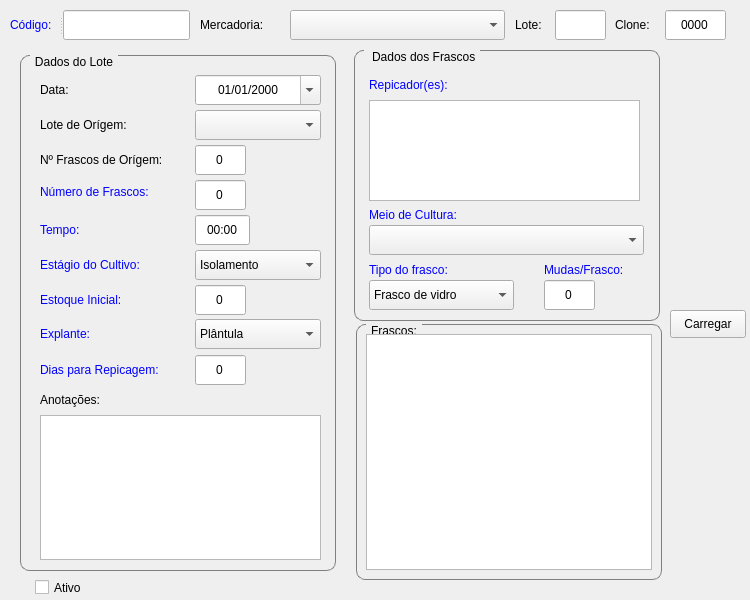
<?xml version="1.0" encoding="UTF-8"?>
<ui version="4.0">
 <class>frmLotes</class>
 <widget class="QWidget" name="frmLotes">
  <property name="geometry">
   <rect>
    <x>0</x>
    <y>0</y>
    <width>750</width>
    <height>600</height>
   </rect>
  </property>
  <property name="sizePolicy">
   <sizepolicy hsizetype="Expanding" vsizetype="Expanding">
    <horstretch>0</horstretch>
    <verstretch>0</verstretch>
   </sizepolicy>
  </property>
  <property name="minimumSize">
   <size>
    <width>750</width>
    <height>600</height>
   </size>
  </property>
  <property name="windowTitle">
   <string>Cadastro de Lotes</string>
  </property>
  <widget class="QSplitter" name="splitter_2">
   <property name="geometry">
    <rect>
     <x>200</x>
     <y>10</y>
     <width>91</width>
     <height>30</height>
    </rect>
   </property>
   <property name="orientation">
    <enum>Qt::Horizontal</enum>
   </property>
   <widget class="QLabel" name="label_2">
    <property name="text">
     <string>Mercadoria:</string>
    </property>
   </widget>
  </widget>
  <widget class="QComboBox" name="cmbMercadoria">
   <property name="geometry">
    <rect>
     <x>290</x>
     <y>10</y>
     <width>215</width>
     <height>30</height>
    </rect>
   </property>
   <property name="currentText">
    <string/>
   </property>
  </widget>
  <widget class="QLineEdit" name="txtLote">
   <property name="geometry">
    <rect>
     <x>555</x>
     <y>10</y>
     <width>51</width>
     <height>30</height>
    </rect>
   </property>
   <property name="focusPolicy">
    <enum>Qt::TabFocus</enum>
   </property>
   <property name="text">
    <string/>
   </property>
   <property name="maxLength">
    <number>3</number>
   </property>
   <property name="alignment">
    <set>Qt::AlignCenter</set>
   </property>
   <property name="placeholderText">
    <string notr="true"/>
   </property>
   <property name="clearButtonEnabled">
    <bool>false</bool>
   </property>
  </widget>
  <widget class="QLabel" name="label_3">
   <property name="geometry">
    <rect>
     <x>515</x>
     <y>10</y>
     <width>41</width>
     <height>30</height>
    </rect>
   </property>
   <property name="text">
    <string>Lote:</string>
   </property>
  </widget>
  <widget class="QLabel" name="label_4">
   <property name="geometry">
    <rect>
     <x>615</x>
     <y>10</y>
     <width>51</width>
     <height>30</height>
    </rect>
   </property>
   <property name="text">
    <string>Clone:</string>
   </property>
  </widget>
  <widget class="QLineEdit" name="txtClone">
   <property name="geometry">
    <rect>
     <x>665</x>
     <y>10</y>
     <width>61</width>
     <height>30</height>
    </rect>
   </property>
   <property name="text">
    <string>0000</string>
   </property>
   <property name="maxLength">
    <number>4</number>
   </property>
   <property name="alignment">
    <set>Qt::AlignCenter</set>
   </property>
  </widget>
  <widget class="QGroupBox" name="grpFrascos">
   <property name="geometry">
    <rect>
     <x>356</x>
     <y>324</y>
     <width>306</width>
     <height>256</height>
    </rect>
   </property>
   <property name="autoFillBackground">
    <bool>false</bool>
   </property>
   <property name="styleSheet">
    <string notr="true">QGroupBox {
    border: 1px solid gray;
    border-radius: 9px;
    margin-top: 0.5em;
}

QGroupBox::title {
    subcontrol-origin: margin;
    left: 10px;
    padding: 0 3px 0 3px;
}</string>
   </property>
   <property name="title">
    <string>Frascos:</string>
   </property>
   <property name="alignment">
    <set>Qt::AlignLeading|Qt::AlignLeft|Qt::AlignVCenter</set>
   </property>
   <property name="flat">
    <bool>true</bool>
   </property>
   <layout class="QHBoxLayout" name="horizontalLayout">
    <item>
     <widget class="QTableView" name="lstFrascos">
      <property name="frameShape">
       <enum>QFrame::StyledPanel</enum>
      </property>
      <property name="frameShadow">
       <enum>QFrame::Plain</enum>
      </property>
     </widget>
    </item>
   </layout>
  </widget>
  <widget class="QSplitter" name="splitter">
   <property name="geometry">
    <rect>
     <x>10</x>
     <y>10</y>
     <width>180</width>
     <height>30</height>
    </rect>
   </property>
   <property name="orientation">
    <enum>Qt::Horizontal</enum>
   </property>
   <widget class="QLabel" name="label">
    <property name="text">
     <string>&lt;html&gt;&lt;head/&gt;&lt;body&gt;&lt;p&gt;&lt;span style=&quot; color:#0000ff;&quot;&gt;Código:&lt;/span&gt;&lt;/p&gt;&lt;/body&gt;&lt;/html&gt;</string>
    </property>
   </widget>
   <widget class="QLineEdit" name="txtCodigo">
    <property name="statusTip">
     <string>Preencha o campo com o formato 999.999.9999</string>
    </property>
    <property name="text">
     <string/>
    </property>
    <property name="maxLength">
     <number>12</number>
    </property>
    <property name="alignment">
     <set>Qt::AlignCenter</set>
    </property>
    <property name="clearButtonEnabled">
     <bool>false</bool>
    </property>
   </widget>
  </widget>
  <widget class="QCheckBox" name="chkAtivo">
   <property name="geometry">
    <rect>
     <x>35</x>
     <y>575</y>
     <width>95</width>
     <height>25</height>
    </rect>
   </property>
   <property name="text">
    <string>Ativo</string>
   </property>
  </widget>
  <widget class="QGroupBox" name="grpLote">
   <property name="geometry">
    <rect>
     <x>20</x>
     <y>55</y>
     <width>316</width>
     <height>516</height>
    </rect>
   </property>
   <property name="autoFillBackground">
    <bool>false</bool>
   </property>
   <property name="styleSheet">
    <string notr="true">QGroupBox {
    border: 1px solid gray;
    border-radius: 9px;
    margin-top: 0.5em;
}

QGroupBox::title {
    subcontrol-origin: margin;
    left: 10px;
    padding: 0 3px 0 3px;
}</string>
   </property>
   <property name="title">
    <string>Dados do Lote</string>
   </property>
   <property name="flat">
    <bool>true</bool>
   </property>
   <widget class="QLabel" name="label_6">
    <property name="geometry">
     <rect>
      <x>20</x>
      <y>95</y>
      <width>149</width>
      <height>20</height>
     </rect>
    </property>
    <property name="text">
     <string>Nº Frascos de Orígem:</string>
    </property>
   </widget>
   <widget class="QComboBox" name="cmbExplante">
    <property name="geometry">
     <rect>
      <x>175</x>
      <y>264</y>
      <width>126</width>
      <height>30</height>
     </rect>
    </property>
    <item>
     <property name="text">
      <string>Plântula</string>
     </property>
    </item>
    <item>
     <property name="text">
      <string>Calos</string>
     </property>
    </item>
    <item>
     <property name="text">
      <string>Tufos</string>
     </property>
    </item>
    <item>
     <property name="text">
      <string>Gema Lateral</string>
     </property>
    </item>
    <item>
     <property name="text">
      <string>Gema Apical</string>
     </property>
    </item>
    <item>
     <property name="text">
      <string>Semente</string>
     </property>
    </item>
   </widget>
   <widget class="QLabel" name="label_13">
    <property name="geometry">
     <rect>
      <x>20</x>
      <y>235</y>
      <width>149</width>
      <height>20</height>
     </rect>
    </property>
    <property name="text">
     <string>&lt;html&gt;&lt;head/&gt;&lt;body&gt;&lt;p&gt;&lt;span style=&quot; color:#0000ff;&quot;&gt;Estoque Inicial:&lt;/span&gt;&lt;/p&gt;&lt;/body&gt;&lt;/html&gt;</string>
    </property>
   </widget>
   <widget class="QPlainTextEdit" name="txtObs">
    <property name="geometry">
     <rect>
      <x>20</x>
      <y>360</y>
      <width>281</width>
      <height>145</height>
     </rect>
    </property>
   </widget>
   <widget class="QLabel" name="label_10">
    <property name="geometry">
     <rect>
      <x>20</x>
      <y>165</y>
      <width>149</width>
      <height>20</height>
     </rect>
    </property>
    <property name="text">
     <string>&lt;html&gt;&lt;head/&gt;&lt;body&gt;&lt;p&gt;&lt;span style=&quot; color:#0000ff;&quot;&gt;Tempo:&lt;/span&gt;&lt;/p&gt;&lt;/body&gt;&lt;/html&gt;</string>
    </property>
   </widget>
   <widget class="QLineEdit" name="txtEstIni">
    <property name="geometry">
     <rect>
      <x>175</x>
      <y>230</y>
      <width>51</width>
      <height>30</height>
     </rect>
    </property>
    <property name="text">
     <string>0</string>
    </property>
    <property name="maxLength">
     <number>5</number>
    </property>
    <property name="alignment">
     <set>Qt::AlignCenter</set>
    </property>
   </widget>
   <widget class="QLabel" name="label_16">
    <property name="geometry">
     <rect>
      <x>20</x>
      <y>305</y>
      <width>149</width>
      <height>20</height>
     </rect>
    </property>
    <property name="text">
     <string>&lt;html&gt;&lt;head/&gt;&lt;body&gt;&lt;p&gt;&lt;span style=&quot; color:#0000ff;&quot;&gt;Dias para Repicagem:&lt;/span&gt;&lt;/p&gt;&lt;/body&gt;&lt;/html&gt;</string>
    </property>
   </widget>
   <widget class="QLineEdit" name="txtDias">
    <property name="geometry">
     <rect>
      <x>175</x>
      <y>300</y>
      <width>51</width>
      <height>30</height>
     </rect>
    </property>
    <property name="text">
     <string>0</string>
    </property>
    <property name="maxLength">
     <number>5</number>
    </property>
    <property name="alignment">
     <set>Qt::AlignCenter</set>
    </property>
   </widget>
   <widget class="QLabel" name="label_17">
    <property name="geometry">
     <rect>
      <x>20</x>
      <y>335</y>
      <width>149</width>
      <height>20</height>
     </rect>
    </property>
    <property name="text">
     <string>&lt;html&gt;&lt;head/&gt;&lt;body&gt;&lt;p&gt;&lt;span style=&quot; color:#000000;&quot;&gt;Anotações:&lt;/span&gt;&lt;/p&gt;&lt;/body&gt;&lt;/html&gt;</string>
    </property>
   </widget>
   <widget class="QLabel" name="label_7">
    <property name="geometry">
     <rect>
      <x>20</x>
      <y>60</y>
      <width>116</width>
      <height>20</height>
     </rect>
    </property>
    <property name="text">
     <string>Lote de Orígem:</string>
    </property>
   </widget>
   <widget class="QLabel" name="label_15">
    <property name="geometry">
     <rect>
      <x>20</x>
      <y>269</y>
      <width>149</width>
      <height>20</height>
     </rect>
    </property>
    <property name="text">
     <string>&lt;html&gt;&lt;head/&gt;&lt;body&gt;&lt;p&gt;&lt;span style=&quot; color:#0000ff;&quot;&gt;Explante:&lt;/span&gt;&lt;/p&gt;&lt;/body&gt;&lt;/html&gt;</string>
    </property>
   </widget>
   <widget class="QLabel" name="label_8">
    <property name="geometry">
     <rect>
      <x>20</x>
      <y>127</y>
      <width>149</width>
      <height>20</height>
     </rect>
    </property>
    <property name="text">
     <string>&lt;span style=&quot; color:#0000ff;&quot;&gt;Número de Frascos:&lt;/span&gt;</string>
    </property>
   </widget>
   <widget class="QDateEdit" name="txtData">
    <property name="geometry">
     <rect>
      <x>175</x>
      <y>20</y>
      <width>126</width>
      <height>30</height>
     </rect>
    </property>
    <property name="alignment">
     <set>Qt::AlignCenter</set>
    </property>
    <property name="readOnly">
     <bool>false</bool>
    </property>
    <property name="displayFormat">
     <string>dd/MM/yyyy</string>
    </property>
    <property name="calendarPopup">
     <bool>true</bool>
    </property>
   </widget>
   <widget class="QLabel" name="label_12">
    <property name="geometry">
     <rect>
      <x>20</x>
      <y>200</y>
      <width>149</width>
      <height>20</height>
     </rect>
    </property>
    <property name="text">
     <string>&lt;html&gt;&lt;head/&gt;&lt;body&gt;&lt;p&gt;&lt;span style=&quot; color:#0000ff;&quot;&gt;Estágio do Cultivo:&lt;/span&gt;&lt;/p&gt;&lt;/body&gt;&lt;/html&gt;</string>
    </property>
   </widget>
   <widget class="QComboBox" name="cmbFase">
    <property name="geometry">
     <rect>
      <x>175</x>
      <y>195</y>
      <width>126</width>
      <height>30</height>
     </rect>
    </property>
    <item>
     <property name="text">
      <string>Isolamento</string>
     </property>
    </item>
    <item>
     <property name="text">
      <string>Multiplicação</string>
     </property>
    </item>
    <item>
     <property name="text">
      <string>Alongamento</string>
     </property>
    </item>
    <item>
     <property name="text">
      <string>Enraizamento</string>
     </property>
    </item>
    <item>
     <property name="text">
      <string>Pré-Aclimatação</string>
     </property>
    </item>
   </widget>
   <widget class="QLineEdit" name="txtNOrigem">
    <property name="geometry">
     <rect>
      <x>175</x>
      <y>90</y>
      <width>51</width>
      <height>30</height>
     </rect>
    </property>
    <property name="text">
     <string>0</string>
    </property>
    <property name="maxLength">
     <number>5</number>
    </property>
    <property name="alignment">
     <set>Qt::AlignCenter</set>
    </property>
   </widget>
   <widget class="QLineEdit" name="txtTempo">
    <property name="geometry">
     <rect>
      <x>175</x>
      <y>160</y>
      <width>55</width>
      <height>30</height>
     </rect>
    </property>
    <property name="inputMask">
     <string>99:99</string>
    </property>
    <property name="text">
     <string>00:00</string>
    </property>
    <property name="maxLength">
     <number>5</number>
    </property>
    <property name="alignment">
     <set>Qt::AlignCenter</set>
    </property>
   </widget>
   <widget class="QLineEdit" name="txtNFrascos">
    <property name="geometry">
     <rect>
      <x>175</x>
      <y>125</y>
      <width>51</width>
      <height>30</height>
     </rect>
    </property>
    <property name="text">
     <string>0</string>
    </property>
    <property name="maxLength">
     <number>5</number>
    </property>
    <property name="alignment">
     <set>Qt::AlignCenter</set>
    </property>
   </widget>
   <widget class="QComboBox" name="cmbOrigem">
    <property name="geometry">
     <rect>
      <x>175</x>
      <y>55</y>
      <width>126</width>
      <height>30</height>
     </rect>
    </property>
   </widget>
   <widget class="QLabel" name="label_5">
    <property name="geometry">
     <rect>
      <x>20</x>
      <y>25</y>
      <width>37</width>
      <height>20</height>
     </rect>
    </property>
    <property name="text">
     <string>Data:</string>
    </property>
   </widget>
  </widget>
  <widget class="QGroupBox" name="groupBox_2">
   <property name="geometry">
    <rect>
     <x>354</x>
     <y>50</y>
     <width>306</width>
     <height>271</height>
    </rect>
   </property>
   <property name="autoFillBackground">
    <bool>false</bool>
   </property>
   <property name="styleSheet">
    <string notr="true">QGroupBox {
    border: 1px solid gray;
    border-radius: 9px;
    margin-top: 0.5em;
}

QGroupBox::title {
    subcontrol-origin: margin;
    left: 10px;
    padding: 0 3px 0 3px;
}</string>
   </property>
   <property name="title">
    <string> Dados dos Frascos</string>
   </property>
   <widget class="QLabel" name="label_18">
    <property name="geometry">
     <rect>
      <x>15</x>
      <y>25</y>
      <width>100</width>
      <height>20</height>
     </rect>
    </property>
    <property name="text">
     <string>&lt;html&gt;&lt;head/&gt;&lt;body&gt;&lt;p&gt;&lt;span style=&quot; color:#0000ff;&quot;&gt;Repicador(es):&lt;/span&gt;&lt;/p&gt;&lt;/body&gt;&lt;/html&gt;</string>
    </property>
   </widget>
   <widget class="QListView" name="listView">
    <property name="geometry">
     <rect>
      <x>15</x>
      <y>50</y>
      <width>271</width>
      <height>101</height>
     </rect>
    </property>
   </widget>
   <widget class="QLabel" name="label_11">
    <property name="geometry">
     <rect>
      <x>15</x>
      <y>155</y>
      <width>149</width>
      <height>20</height>
     </rect>
    </property>
    <property name="text">
     <string>&lt;html&gt;&lt;head/&gt;&lt;body&gt;&lt;p&gt;&lt;span style=&quot; color:#0000ff;&quot;&gt;Meio de Cultura:&lt;/span&gt;&lt;/p&gt;&lt;/body&gt;&lt;/html&gt;</string>
    </property>
   </widget>
   <widget class="QComboBox" name="cmbMeio">
    <property name="geometry">
     <rect>
      <x>15</x>
      <y>175</y>
      <width>275</width>
      <height>30</height>
     </rect>
    </property>
   </widget>
   <widget class="QLabel" name="label_14">
    <property name="geometry">
     <rect>
      <x>15</x>
      <y>210</y>
      <width>105</width>
      <height>20</height>
     </rect>
    </property>
    <property name="text">
     <string>&lt;html&gt;&lt;head/&gt;&lt;body&gt;&lt;p&gt;&lt;span style=&quot; color:#0000ff;&quot;&gt;Tipo do frasco:&lt;/span&gt;&lt;/p&gt;&lt;/body&gt;&lt;/html&gt;</string>
    </property>
   </widget>
   <widget class="QComboBox" name="cmbFrasco">
    <property name="geometry">
     <rect>
      <x>15</x>
      <y>230</y>
      <width>145</width>
      <height>30</height>
     </rect>
    </property>
    <item>
     <property name="text">
      <string>Frasco de vidro</string>
     </property>
    </item>
    <item>
     <property name="text">
      <string>Biorreator</string>
     </property>
    </item>
    <item>
     <property name="text">
      <string>Frasco 300 ml vidro</string>
     </property>
    </item>
    <item>
     <property name="text">
      <string>Tubo de Ensaio</string>
     </property>
    </item>
    <item>
     <property name="text">
      <string>Erlenmeyer</string>
     </property>
    </item>
    <item>
     <property name="text">
      <string>Pote plástico 500 ml</string>
     </property>
    </item>
    <item>
     <property name="text">
      <string>Placa de Petry</string>
     </property>
    </item>
   </widget>
   <widget class="QLineEdit" name="txtM_F">
    <property name="geometry">
     <rect>
      <x>190</x>
      <y>230</y>
      <width>51</width>
      <height>30</height>
     </rect>
    </property>
    <property name="text">
     <string>0</string>
    </property>
    <property name="maxLength">
     <number>5</number>
    </property>
    <property name="alignment">
     <set>Qt::AlignCenter</set>
    </property>
   </widget>
   <widget class="QLabel" name="label_9">
    <property name="geometry">
     <rect>
      <x>190</x>
      <y>210</y>
      <width>105</width>
      <height>20</height>
     </rect>
    </property>
    <property name="text">
     <string>&lt;span style=&quot; color:#0000ff;&quot;&gt;Mudas/Frasco:&lt;/span&gt;</string>
    </property>
   </widget>
  </widget>
  <widget class="QPushButton" name="pushButton">
   <property name="geometry">
    <rect>
     <x>670</x>
     <y>310</y>
     <width>76</width>
     <height>28</height>
    </rect>
   </property>
   <property name="text">
    <string>Carregar</string>
   </property>
  </widget>
 </widget>
 <tabstops>
  <tabstop>txtCodigo</tabstop>
  <tabstop>cmbMercadoria</tabstop>
  <tabstop>txtLote</tabstop>
  <tabstop>txtClone</tabstop>
  <tabstop>txtData</tabstop>
  <tabstop>cmbOrigem</tabstop>
  <tabstop>txtNOrigem</tabstop>
  <tabstop>txtNFrascos</tabstop>
  <tabstop>txtTempo</tabstop>
  <tabstop>cmbFase</tabstop>
  <tabstop>txtEstIni</tabstop>
  <tabstop>cmbExplante</tabstop>
  <tabstop>txtDias</tabstop>
  <tabstop>txtObs</tabstop>
  <tabstop>listView</tabstop>
  <tabstop>cmbMeio</tabstop>
  <tabstop>cmbFrasco</tabstop>
  <tabstop>txtM_F</tabstop>
  <tabstop>chkAtivo</tabstop>
 </tabstops>
 <resources/>
 <connections/>
 <designerdata>
  <property name="gridDeltaX">
   <number>5</number>
  </property>
  <property name="gridDeltaY">
   <number>5</number>
  </property>
  <property name="gridSnapX">
   <bool>true</bool>
  </property>
  <property name="gridSnapY">
   <bool>true</bool>
  </property>
  <property name="gridVisible">
   <bool>true</bool>
  </property>
 </designerdata>
</ui>
